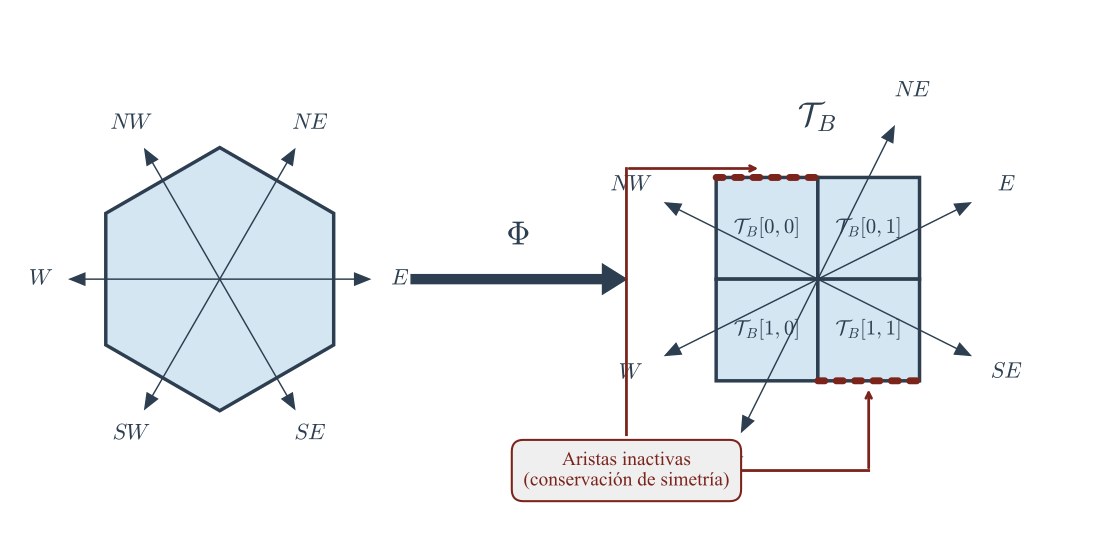

The Python source for this figure:
import matplotlib.pyplot as plt
import matplotlib.patches as patches
import numpy as np
import os

# Configuración de estilo
plt.rcParams['font.family'] = 'serif'
plt.rcParams['font.serif'] = ['Times New Roman']
plt.rcParams['mathtext.fontset'] = 'cm'

# Colores definidos
c_bg = "#EFEFEF"
c_active = "#2C3E50"
c_fill = "#D4E6F1"
c_inactive = "#7B241C"

fig, ax = plt.subplots(figsize=(16, 7))
fig.patch.set_facecolor('white') 
ax.set_aspect('equal')
ax.axis('off')

# Centros geométricos
center_hex = np.array([0, 0])
center_grid = np.array([10, 0])

# --- 1. HEXÁGONO REGULAR ---
R = 2.2
angles_v = np.deg2rad([30, 90, 150, 210, 270, 330])
hx = center_hex[0] + R * np.cos(angles_v)
hy = center_hex[1] + R * np.sin(angles_v)
hex_poly = patches.Polygon(np.column_stack((hx, hy)), closed=True, 
                           facecolor=c_fill, edgecolor=c_active, lw=2.5, zorder=2)
ax.add_patch(hex_poly)

# Vectores del Hexágono
vec_labels = [r"$E$", r"$NE$", r"$NW$", r"$W$", r"$SW$", r"$SE$"]
vec_angles = np.deg2rad([0, 60, 120, 180, 240, 300])
apothem = R * np.cos(np.deg2rad(30))

for angle, label in zip(vec_angles, vec_labels):
    dx = (apothem + 0.6) * np.cos(angle)
    dy = (apothem + 0.6) * np.sin(angle)
    ax.arrow(center_hex[0], center_hex[1], dx, dy, head_width=0.2, head_length=0.25, 
             fc=c_active, ec=c_active, zorder=3, length_includes_head=True)
    
    tx = center_hex[0] + (apothem + 1.1) * np.cos(angle)
    ty = center_hex[1] + (apothem + 1.1) * np.sin(angle)
    ax.text(tx, ty, label, fontsize=16, color=c_active, ha='center', va='center', zorder=4)

# --- 2. FLECHA DE TRANSFORMACIÓN (\Phi) ---
ax.arrow(3.2, 0, 3.6, 0, head_width=0.5, head_length=0.4, width=0.15, 
         fc=c_active, ec=c_active, zorder=3, length_includes_head=True)
ax.text(5.0, 0.7, r"$\Phi$", fontsize=24, color=c_active, ha='center', va='center')

# --- 3. BLOQUE ORTOGONAL 2x2 (TENSOR) ---
L = 1.7
rects = [
    (-L, 0, L, L, r"$\mathcal{T}_B[0,0]$"), 
    (0, 0, L, L, r"$\mathcal{T}_B[0,1]$"),  
    (-L, -L, L, L, r"$\mathcal{T}_B[1,0]$"), 
    (0, -L, L, L, r"$\mathcal{T}_B[1,1]$")   
]

for x, y, w, h, label in rects:
    rect = patches.Rectangle((center_grid[0] + x, center_grid[1] + y), w, h,
                             facecolor=c_fill, edgecolor=c_active, lw=2.5, zorder=2)
    ax.add_patch(rect)
    ax.text(center_grid[0] + x + w/2, center_grid[1] + y + h/2, label, 
            fontsize=15, color=c_active, ha='center', va='center', zorder=4)

ax.text(center_grid[0], center_grid[1] + L + 1.0, r"$\mathcal{T}_B$", 
        fontsize=24, color=c_active, ha='center', va='center', weight='bold')

# --- 4. ARISTAS INACTIVAS (DEGENERADAS) ---
ax.plot([center_grid[0] - L, center_grid[0]], [center_grid[1] + L, center_grid[1] + L], 
        color=c_inactive, lw=5, ls=':', dash_capstyle='round', zorder=5)

ax.plot([center_grid[0], center_grid[0] + L], [center_grid[1] - L, center_grid[1] - L], 
        color=c_inactive, lw=5, ls=':', dash_capstyle='round', zorder=5)

# --- 5. VECTORES DEL BLOQUE 2x2 ---
grid_vecs = [
    (L/2, L, r"$NE$"),
    (L, L/2, r"$E$"),
    (L, -L/2, r"$SE$"),
    (-L/2, -L, r"$SW$"),
    (-L, -L/2, r"$W$"),
    (-L, L/2, r"$NW$")
]

for vx, vy, label in grid_vecs:
    start_x, start_y = center_grid[0], center_grid[1]
    end_x = start_x + vx * 1.5 
    end_y = start_y + vy * 1.5
    
    ax.arrow(start_x, start_y, end_x - start_x, end_y - start_y, 
             head_width=0.2, head_length=0.25, 
             fc=c_active, ec=c_active, zorder=3, length_includes_head=True)
    
    tx = start_x + vx * 1.85
    ty = start_y + vy * 1.85
    ax.text(tx, ty, label, fontsize=16, color=c_active, ha='center', va='center', zorder=4)

# --- 6. ANOTACIÓN DE ARISTAS INACTIVAS ---
text_x, text_y = center_grid[0] - 3.2, -3.2
ax.text(text_x, text_y, "Aristas inactivas\n(conservación de simetría)", 
        fontsize=14, color=c_inactive, ha='center', va='center', 
        bbox=dict(facecolor=c_bg, edgecolor=c_inactive, boxstyle='round,pad=0.6', lw=1.5),
        zorder=5)

y_edge_top = center_grid[1] + L + 0.15 
ax.plot([text_x, text_x], [text_y + 0.6, y_edge_top], color=c_inactive, lw=2, zorder=4)
x_edge_top = center_grid[0] - L/2 
ax.annotate('', xy=(x_edge_top - 0.1, y_edge_top), xytext=(text_x, y_edge_top),
            arrowprops=dict(arrowstyle="->", color=c_inactive, lw=2))

x_edge_bottom = center_grid[0] + L/2 
ax.plot([text_x + 1.9, x_edge_bottom], [text_y, text_y], color=c_inactive, lw=2, zorder=4)
y_edge_bottom = center_grid[1] - L - 0.1 
ax.annotate('', xy=(x_edge_bottom, y_edge_bottom), xytext=(x_edge_bottom, text_y),
            arrowprops=dict(arrowstyle="->", color=c_inactive, lw=2))

# Ajuste fino de la vista
plt.xlim(-3.5, 14.5)
plt.ylim(-4.5, 4.5)

# Guardar figura
output_filename = "isomorfismo_2x2.pdf"
plt.savefig(output_filename, format='pdf', bbox_inches='tight')
print(f"Figura guardada exitosamente en: {output_filename}")
